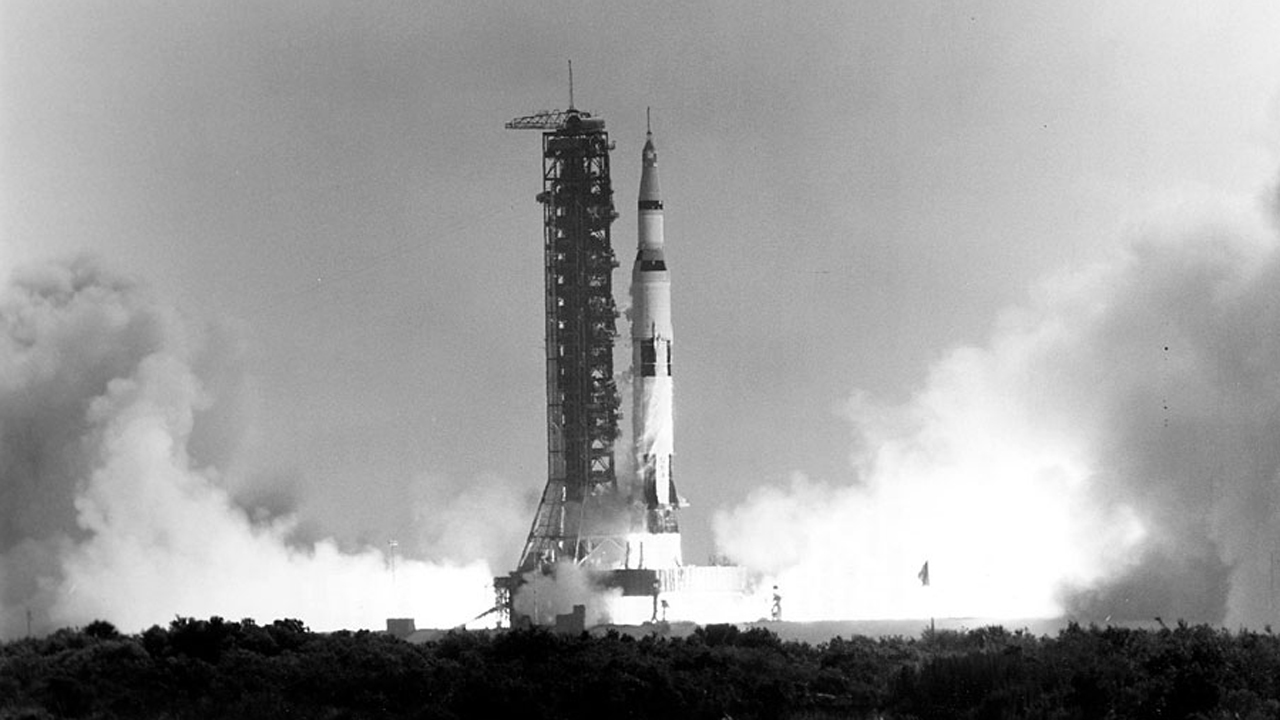
#> input picture Apollo_11_Launch.jpg, 1280 x 720 px, given in place of checkerboard_18x18.png, which was not available
$ python Lesson2.py
#> lines starting #> are read from the running program, lines starting #| are printed output that depends on the picture; after the words box and inside, x2 and y2 are one past the last pixel; in counts of white or black regions, pixels touching at a corner belong together; pictures that were not available may be replaced by others from this repository, and a replacement may not be noted
import cv2
import numpy as np
import matplotlib.pyplot as plt
import os


cb_img =  cv2.imread("checkerboard_18x18.png")
#> cb_img is the input picture: shape (720, 1280, 3); min 0, max 255, mean 156.2
plot = plt.imshow(cb_img, cmap="gray")

#print(plot)
print(cb_img[0,0]) #1st row, 1st column
#| [213 213 213]
print(cb_img[0,6]) #7th column, 1st row
#| [208 208 208]
print(cb_img[6,0]) #7th row, 1st column
#| [211 211 211]
plt.show()
cb_copy = cb_img.copy()

cb_copy[2,2] = 200
#> cb_copy: shape (720, 1280, 3); under 0.01% of pixels changed, all inside (x1, y1, x2, y2) = (2, 2, 3, 3)
cb_copy[3,2] = 200
#> cb_copy: shape (720, 1280, 3); min 0, max 255, mean 156.2
cb_copy[2,3] = 200
#> cb_copy: shape (720, 1280, 3); min 0, max 255, mean 156.2
cb_copy[3,3] = 200
#> cb_copy: shape (720, 1280, 3); min 0, max 255, mean 156.2
plt.imshow(cb_copy, cmap="gray")
plt.show()


img_NZ_rgb = cv2.imread("New_Zealand_Lake.jpg", cv2.IMREAD_COLOR)[:, :, ::-1]
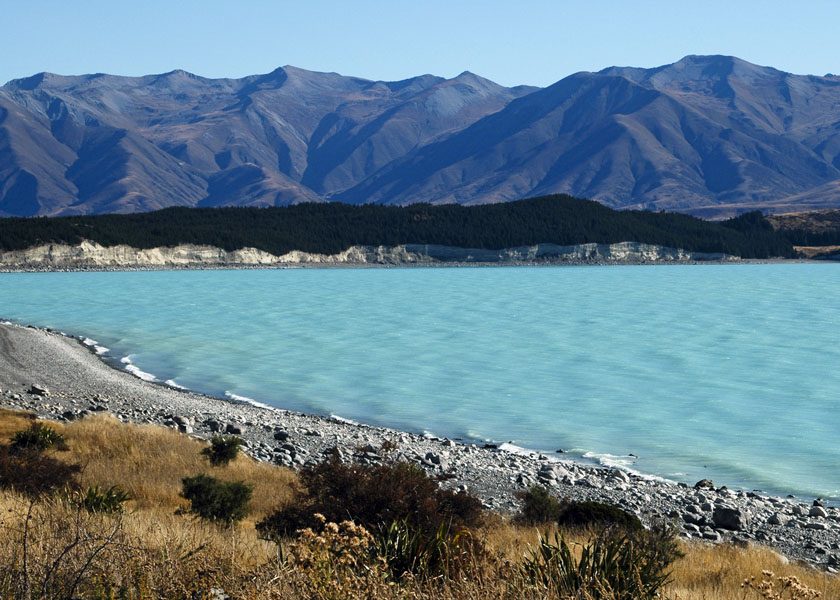
#> input picture New_Zealand_Lake.jpg, 840 x 600 px
plt.imshow(img_NZ_rgb)
plt.show()


#FOR CROPPING, WE CAN SPECIFY THE SPECIFIC ROWS AND COLUMNS

NZ_CROPPED = img_NZ_rgb[200:400, 300:600]
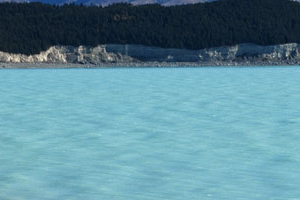
#> NZ_CROPPED: shape (200, 300, 3); mean R, G, B 93.5, 140.1, 154.6
plt.imshow(NZ_CROPPED)
plt.show()

#image resizing
CROPPED_2X = cv2.resize(NZ_CROPPED,None,fx=2,fy=2)
plt.imshow(CROPPED_2X)
plt.show()
print(img_NZ_rgb.shape)
#| (600, 840, 3)
y,x,n = img_NZ_rgb.shape #IT IS FLIPPED
#> y = 600; x = 840; n = 3

new_resized_img = cv2.resize(NZ_CROPPED, dsize=(x,y), interpolation = cv2.INTER_AREA)
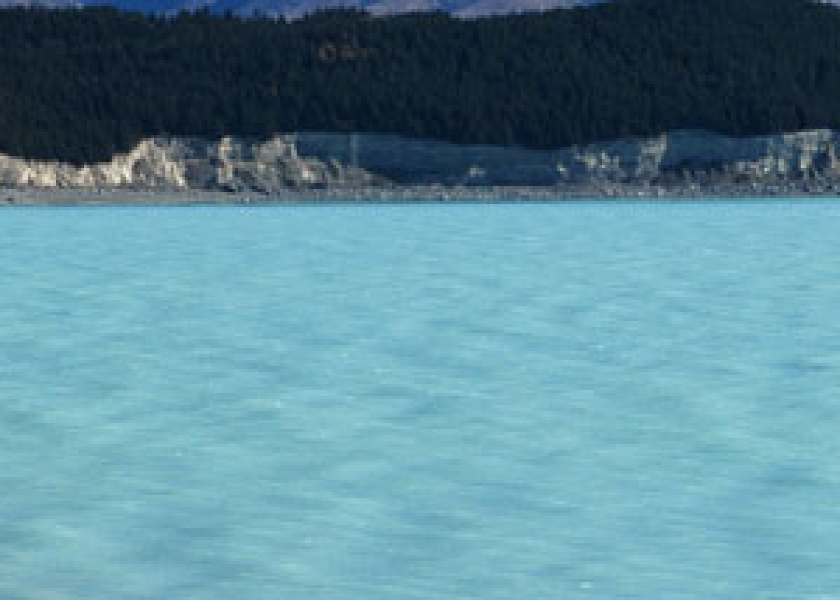
#> new_resized_img: shape (600, 840, 3); mean R, G, B 93.5, 140.1, 154.6
plt.imshow(new_resized_img)
plt.show()

#flipping images
img_NZ_rgb_flipped_horz = cv2.flip(img_NZ_rgb, 1) #horizontal
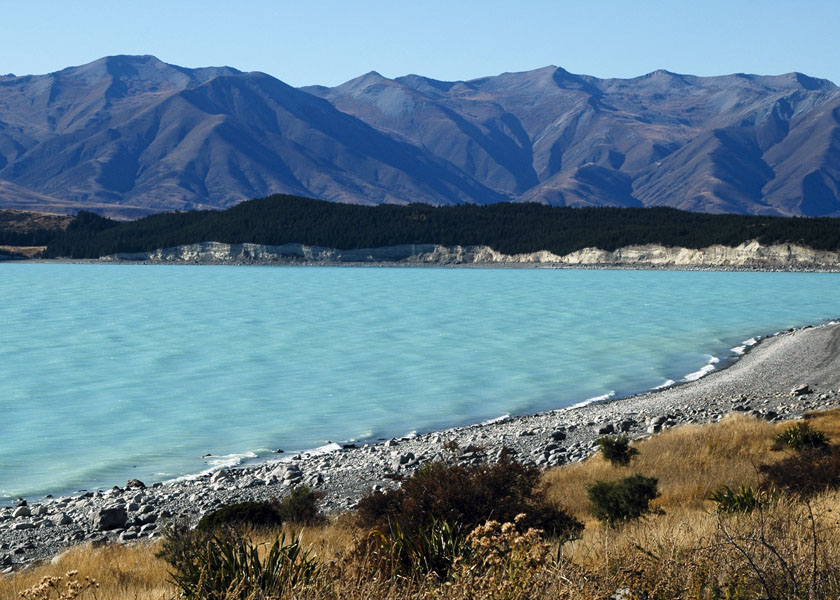
#> img_NZ_rgb_flipped_horz: shape (600, 840, 3); mean R, G, B 100.9, 126.7, 140.2
img_NZ_rgb_flipped_vert = cv2.flip(img_NZ_rgb, 0) #vertical
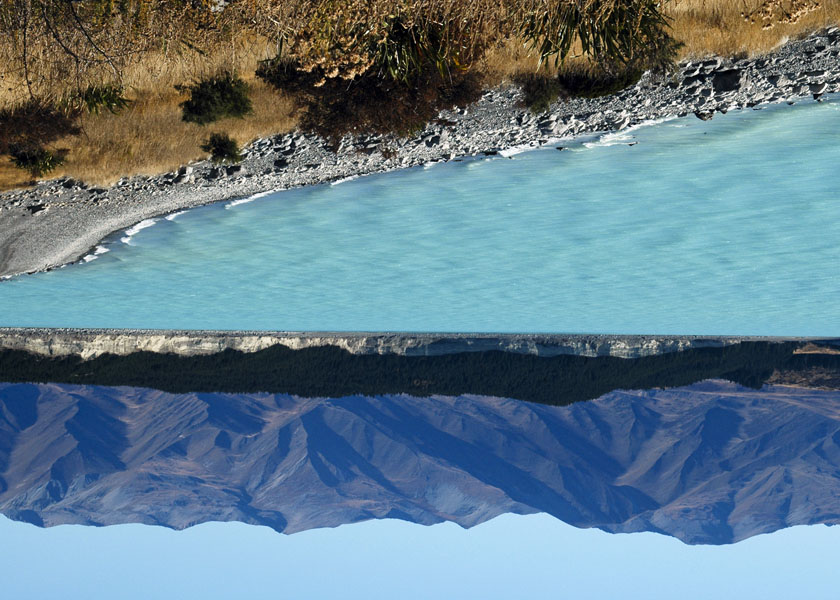
#> img_NZ_rgb_flipped_vert: shape (600, 840, 3); mean R, G, B 100.9, 126.7, 140.2
img_NZ_rgb_flipped_both = cv2.flip(img_NZ_rgb, -1) #both
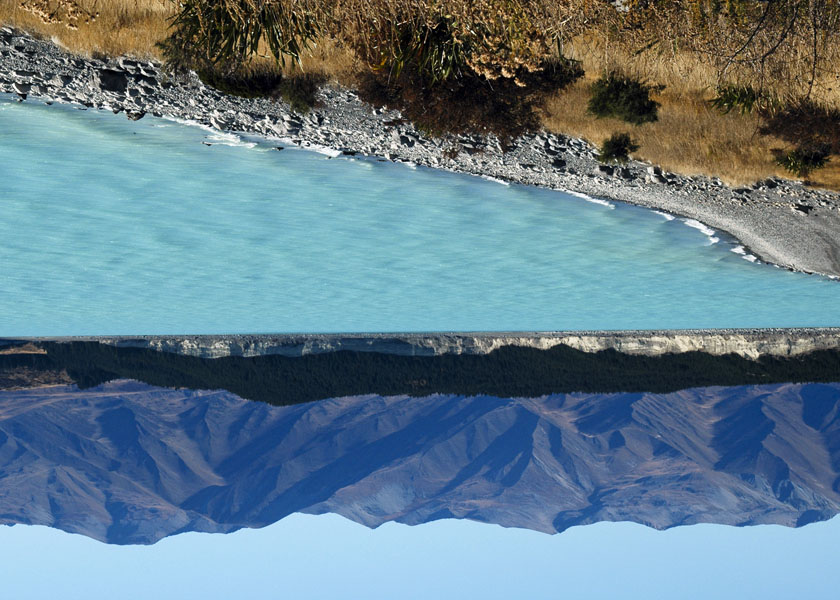
#> img_NZ_rgb_flipped_both: shape (600, 840, 3); mean R, G, B 100.9, 126.7, 140.2
